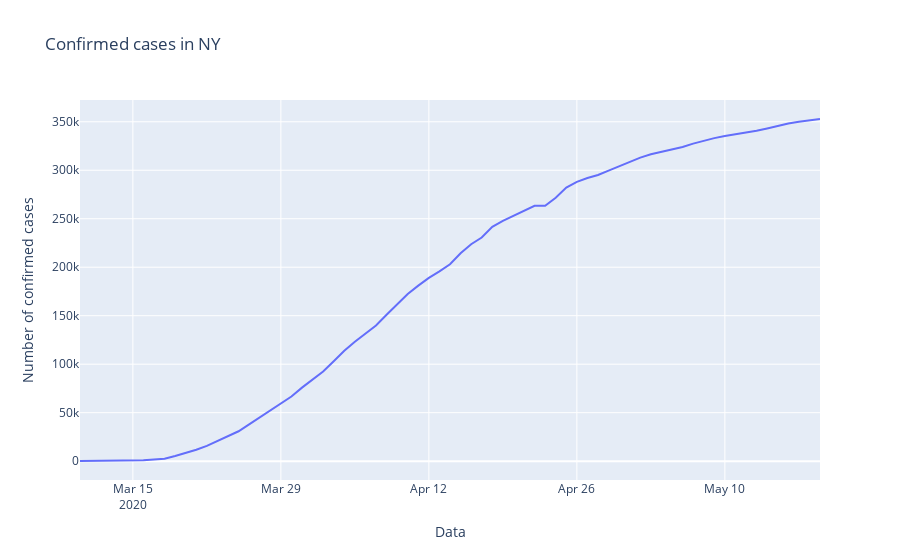

The notebook cell saved with this chart:
### Code cell
plt.line(us, 'observationdate', 'confirmed', 
        labels={'observationdate':'Data', 'confirmed':'Number of confirmed cases'},
       title='Confirmed cases in NY')
